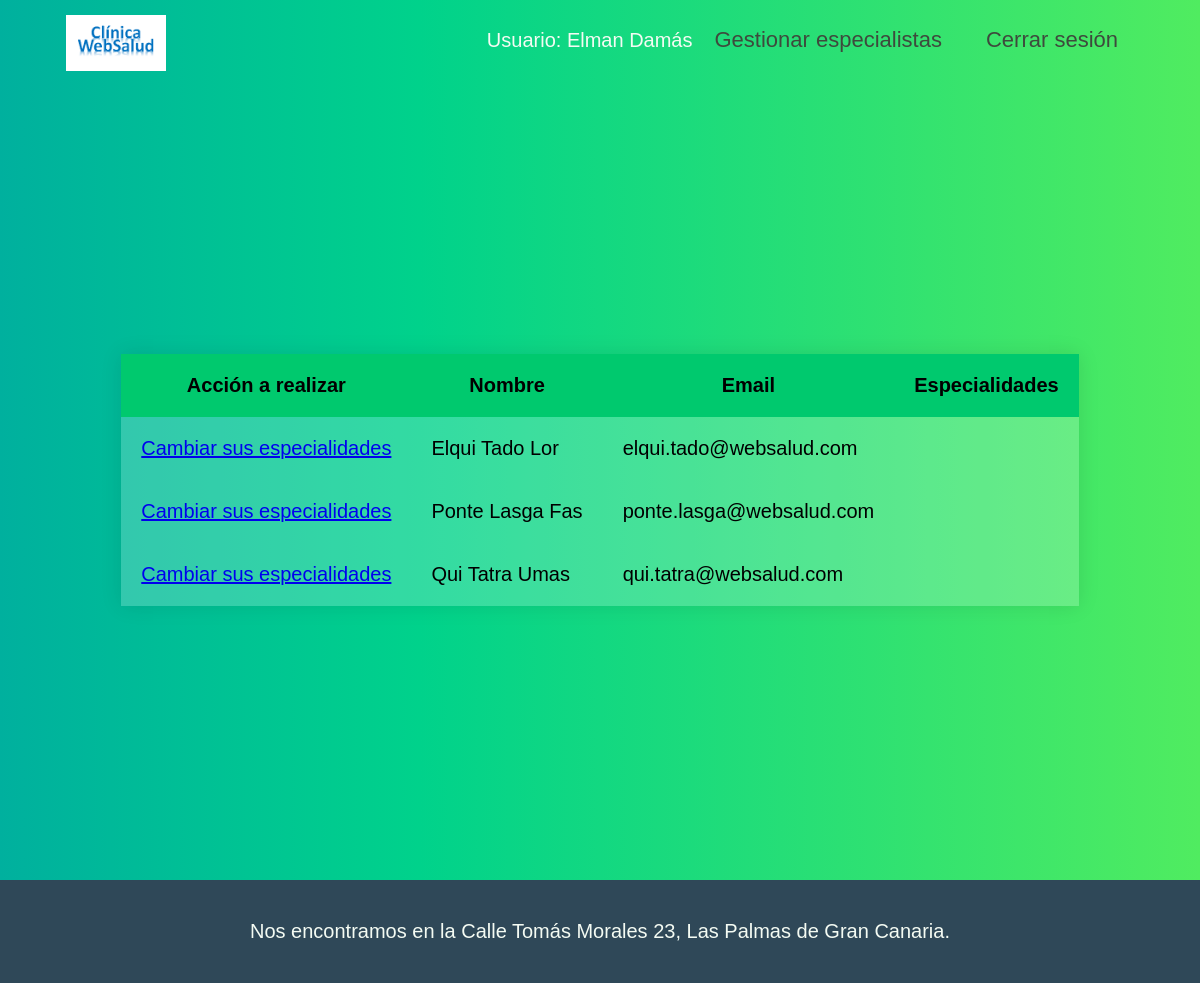
The app's page /gestionespecialistas.php (signed in) with its own data.
### tables this page shows
CREATE TABLE usuarios (
id INTEGER PRIMARY KEY,
cuenta NVARCHAR(20) NOT NULL,
clave NVARCHAR(32) NOT NULL,
nombre NVARCHAR(200) DEFAULT '',
tipo INTEGER DEFAULT 2,
email NVARCHAR(200) DEFAULT '',
poblacion NVARCHAR(200) DEFAULT '',
direccion NVARCHAR(200) DEFAULT '',
telefono NVARCHAR(200) DEFAULT ''
);

### business.class.php (called while the page is built, shortened)
<?php
include_once 'data_access.class.php';
class User{
    public static function getLoggedUser(){
        return $_SESSION['user'];
    }
}

### data_access.class.php (called while the page is built, shortened)
<?php
class DB{
    private static $connection=null;
    public static function get(){
        if(self::$connection === null){
            self::$connection = new PDO('sqlite:' . __DIR__ . '/datos.db');
            self::$connection->exec('PRAGMA foreign_keys = ON;');
            self::$connection->exec('PRAGMA encoding="UTF-8";');
            self::$connection->setAttribute(PDO::ATTR_ERRMODE, PDO::ERRMODE_EXCEPTION);
        }
        return self::$connection;
    }
    public static function execute_sql($sql,$parms=null){
        try {
            $db = self::get();
            $ints= $db->prepare ( $sql );
            if ($ints->execute($parms)) {
                return $ints;
            }
        }
        catch (PDOException $e) {
            echo '<h3>Error en al DB: ' . $e->getMessage() . '</h3>';
        }
        return false;
    }
    public static function setFetchNamed($inst){
        $inst->setFetchMode(PDO::FETCH_NAMED);
        $res=$inst->fetchAll();
        return $res;
    }
    public static function getAllEspecialists(){
        $query="select * from usuarios where tipo='2';";
        $inst=self::execute_sql($query);
        return self::setFetchNamed($inst);
    }
}

### gestionespecialistas.php (the view, shortened to what this page needs)
<?php
include_once "business.class.php";
include_once "presentation.class.php";
echo "<div class='fondo-gradiente-verde'>";
if ($user = User::getLoggedUser()){
    if ($user['tipo'] == 1){
        $datos=DB::getAllEspecialists();
        echo "<div class='contenedor-tabla'>
            <table>
            <tr>
            <th>Acción a realizar</th>
            <th>Nombre</th>
            <th>Email</th>
            <th>Especialidades</th>
            </tr>";
        foreach($datos as $registro){
            echo "<tr>";
            echo "<td><a href='modificarespecialidad.php?id={$registro['id']}'>Cambiar sus especialidades<br>";
            echo "<td>{$registro['nombre']}</td>";
            echo "<td>{$registro['email']}</td>";
            echo "<td>";
            echo "</td>";
            echo "</tr>";
        }
        echo "</table>";
        echo "</div>";
    } else {
        echo "<span class='error'>Error: No es administrador.</span>";
    }
} else {
    echo "<span class='error'>No ha iniciado sesión.</span>";
}
echo "</div>";
?>

### estilos.css (style rules this page uses)
* { font:arial,sans-serif; font-size:2rem; }
html { font-size:62.5%; }
body { font-size: 1.6rem; margin: 0; font-family: sans-serif; background: linear-gradient(90deg, rgba(0,176,158,1) 0%, rgba(0,210,139,1) 35%, rgba(80,236,96,1) 100%); color: #F4FBF3; }
.contenedor-tabla { min-height: 100vh; width: 100%; display: flex; flex-direction: column; justify-content: center; align-items: center; color: black; }
.fondo-gradiente-verde { background: linear-gradient(90deg, rgba(0,176,158,1) 0%, rgba(0,210,139,1) 35%, rgba(80,236,96,1) 100%); color: #F4FBF3; }
table { flex-basis: 50%; border-collapse: collapse; overflow: hidden; box-shadow: 0 0 1em rgba(0, 0, 0, 0.1); }
td { padding: 1em; background-color: rgba(255, 255, 255, 0.2); }
th { text-align: center; padding: 1em; background: #00C96E ; }

### records on screen
usuarios: nombre "Elqui Tado Lor", email "elqui.tado@websalud.com"
usuarios: nombre "Ponte Lasga Fas", email "ponte.lasga@websalud.com"
usuarios: nombre "Qui Tatra Umas", email "qui.tatra@websalud.com"

### other values on screen
$user['nombre'] "Elman Damás"
